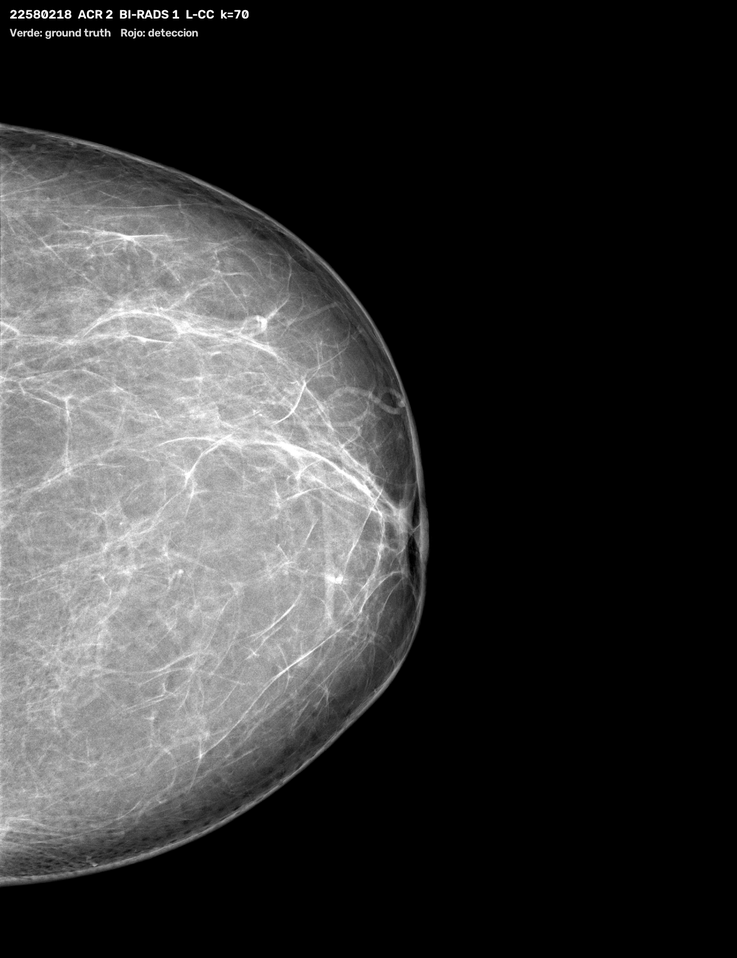
#> input picture examples/ejemplo_1_22580218.png, 737 x 958 px, shrunk from 1231 x 1600 before the run
$ python -i validacion_inbreast.py   (imports and definitions only)   (older library calls are emulated)
#> lines starting #> are read from the running program, lines starting #| are printed output that depends on the picture
#> further down, picture is the input picture: shape (958, 737, 3); min 0, max 255, mean 53.8
import argparse
import os, glob, csv, sys
from pathlib import Path
import numpy as np
import cv2
import pydicom
import xml.etree.ElementTree as ET
import pandas as pd
import plistlib
import re

# ==================== CONFIG ====================
REPO_ROOT = Path(__file__).resolve().parents[1]
DEFAULT_DATASET = REPO_ROOT / 'data' / 'INbreast Release 1.0'
PATH_DICOM = str(DEFAULT_DATASET / 'AllDICOMs')
PATH_XML = str(DEFAULT_DATASET / 'AllXML')
PATH_XLS = str(DEFAULT_DATASET / 'INbreast.xls')
PATH_OUT = str(REPO_ROOT / 'results')
K_RANGE = [10,15,20,25,30,40,50,60,70]

# ==================== PASO 2: LECTOR DICOM 14-bit CON WINDOWING ====================
# [112 lines left out: functions load_inbreast_dicom, load_gt_mask_inbreast, breast_mask_and_pectoral_removal, not called in this run]

# ==================== PASO 5: MAPA DE DEFORMACION ====================
def deformation_map_inbreast(img):
    Is = cv2.GaussianBlur(img, (3,3), 0)
    gx = cv2.Sobel(Is, cv2.CV_32F, 1, 0, ksize=3)
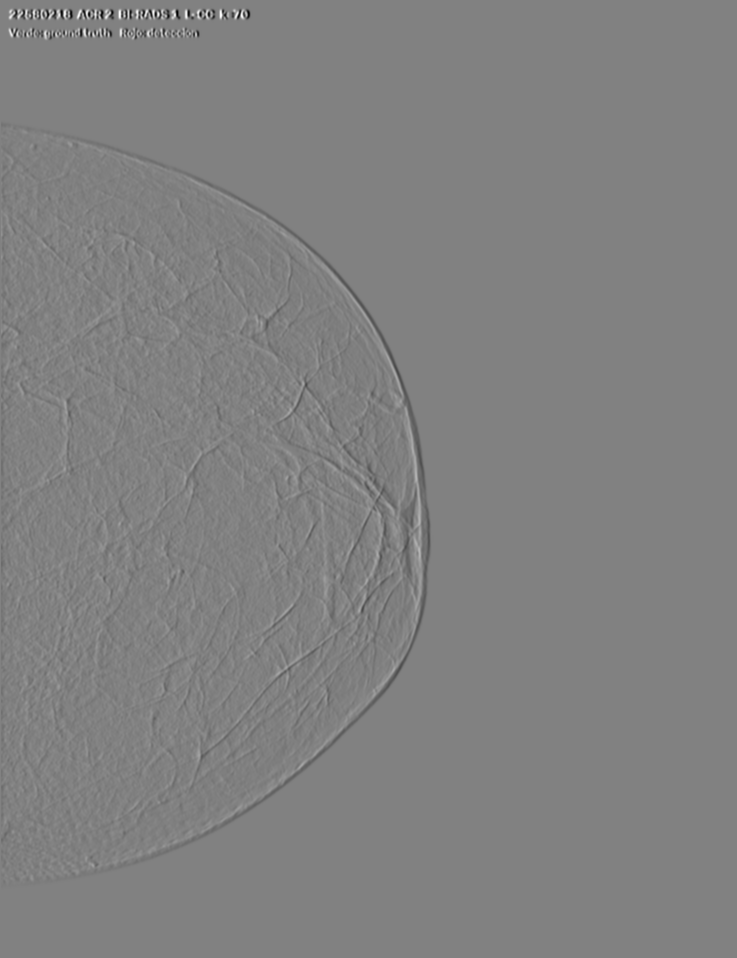
#> gx: shape (958, 737, 3) float32; min -707, max 689, mean -1.4; drawn with min black and max white
    gy = cv2.Sobel(Is, cv2.CV_32F, 0, 1, ksize=3)
    gxx = cv2.GaussianBlur(gx*gx, (7,7), 2)
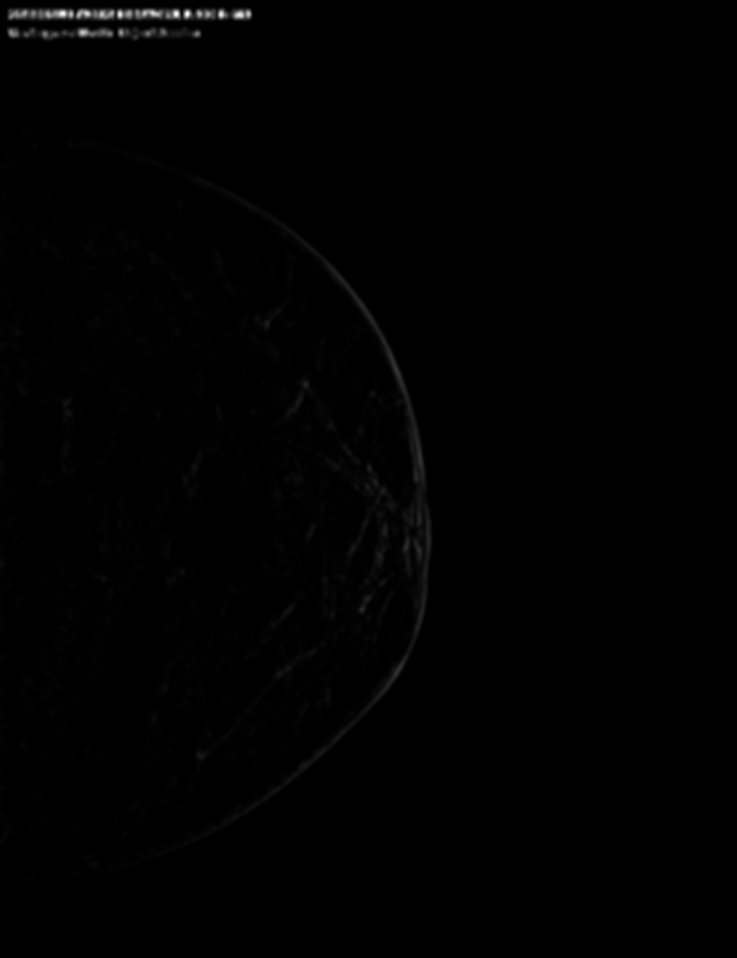
#> gxx: shape (958, 737, 3) float32; min 0, max 196334.3, mean 939.9; drawn with min black and max white
    gyy = cv2.GaussianBlur(gy*gy, (7,7), 2)
    gxy = cv2.GaussianBlur(gx*gy, (7,7), 2)
    tr = gxx + gyy
    det = np.sqrt((gxx-gyy)**2 + 4*(gxy**2))
    coh = det / (tr + 1e-6)
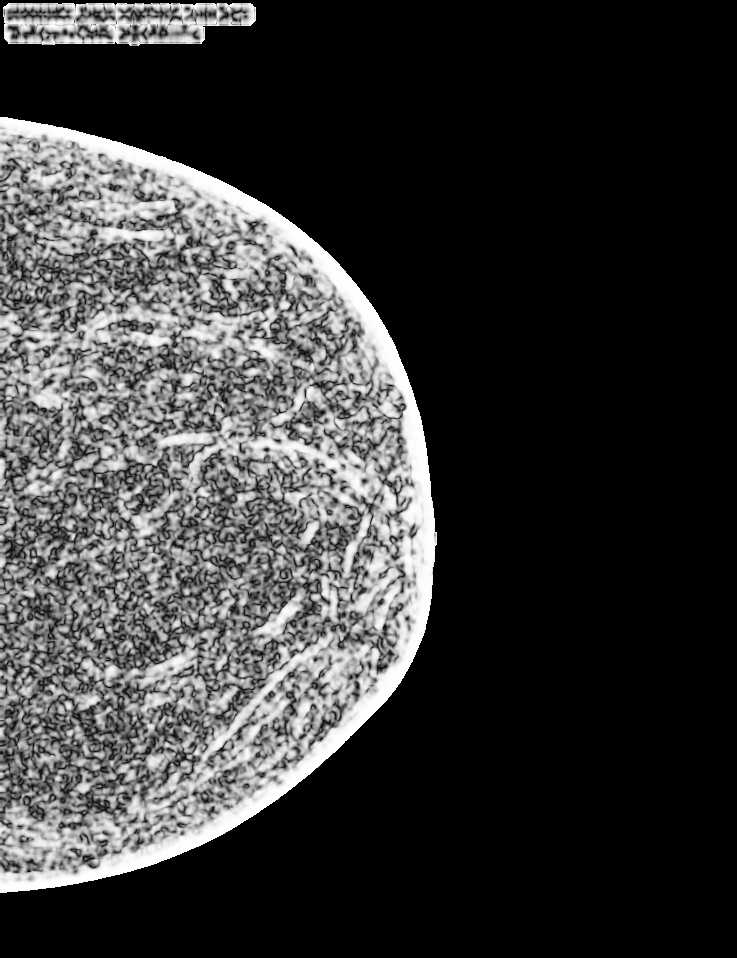
#> coh: shape (958, 737, 3) float32; min 0, max 1, mean 0.225
    coh = np.clip(coh, 0, 1)
    energy = tr / (tr.max() + 1e-6)
    deform = (1.0 - coh) * energy
    deform = deform / (deform.max() + 1e-6)
    return deform, coh, energy

# ==================== PASO 6 y 7 ====================
# [88 lines left out: functions adaptive_threshold_inbreast, extract_candidates_inbreast, evaluate_inbreast, main, not called in this run]

# [2 lines not run here, left out]

>>> import cv2
>>> picture = cv2.imread('../examples/ejemplo_1_22580218.png')
>>> result = deformation_map_inbreast(picture)

$ run again, on examples/ejemplo_3_22670809.png
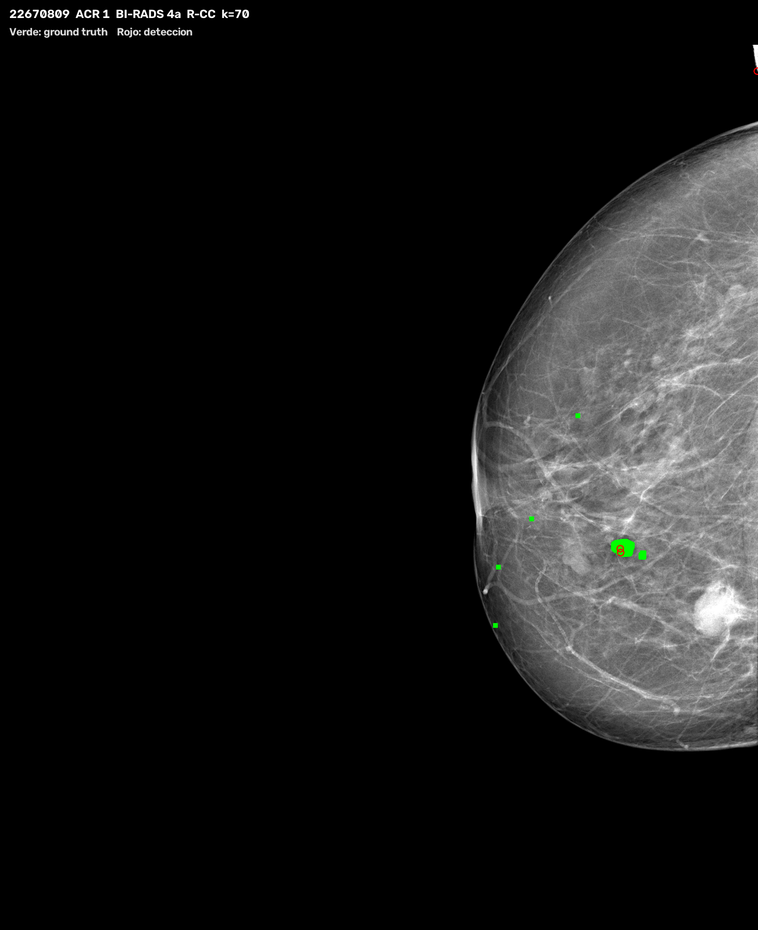
#> input picture examples/ejemplo_3_22670809.png, 758 x 930 px, shrunk from 1304 x 1600 before the run
#> picture is the input picture: shape (930, 758, 3); mean B, G, R 24.5, 24.7, 24.6
#> in deformation_map_inbreast, `gx = cv2.Sobel(Is, cv2.CV_32F, 1, 0, ksize=3)`:
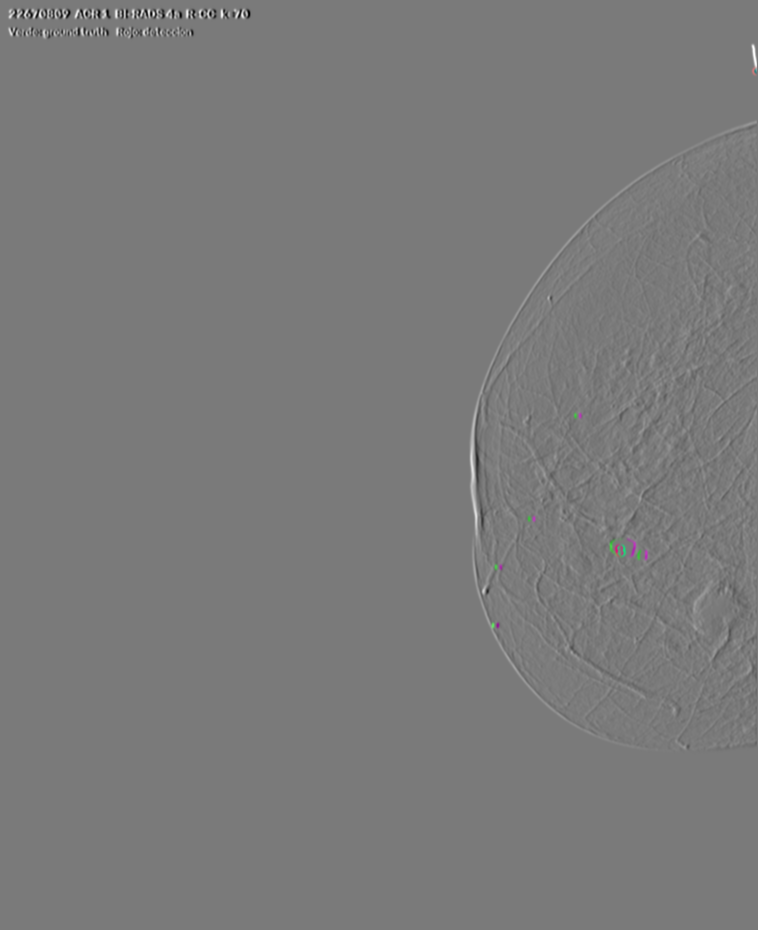
#> gx: shape (930, 758, 3) float32; mean B, G, R 1.1, 1.1, 1.1; drawn with min black and max white
#> in deformation_map_inbreast, `coh = det / (tr + 1e-6)`:
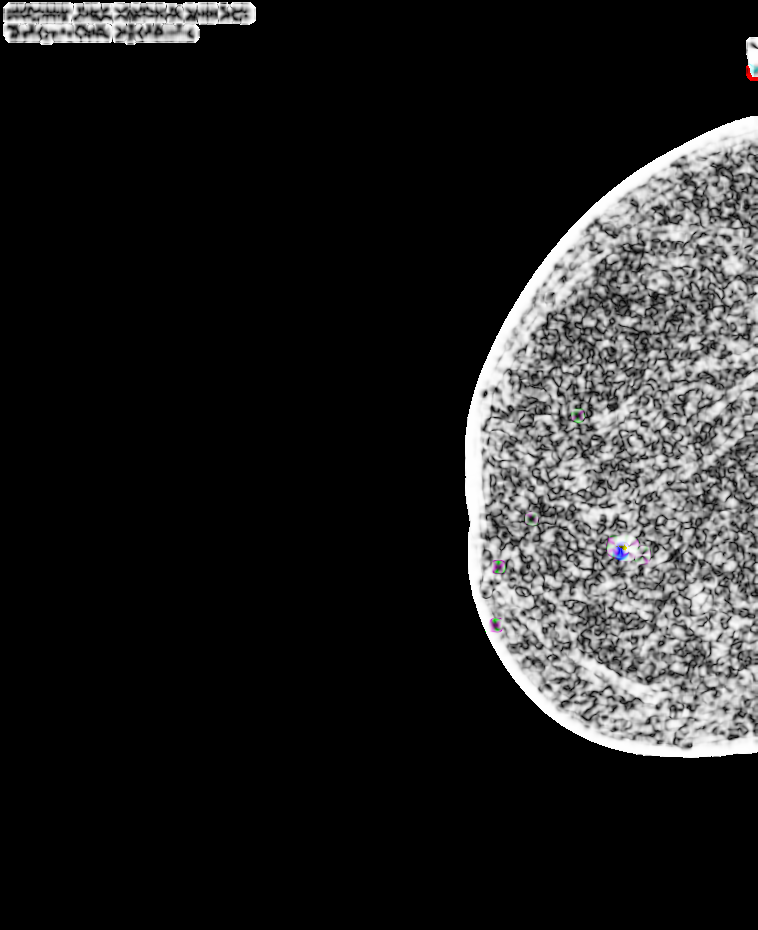
#> coh: shape (930, 758, 3) float32; mean B, G, R 0.136, 0.136, 0.136

$ run again, on examples/ejemplo_5_20587054.png
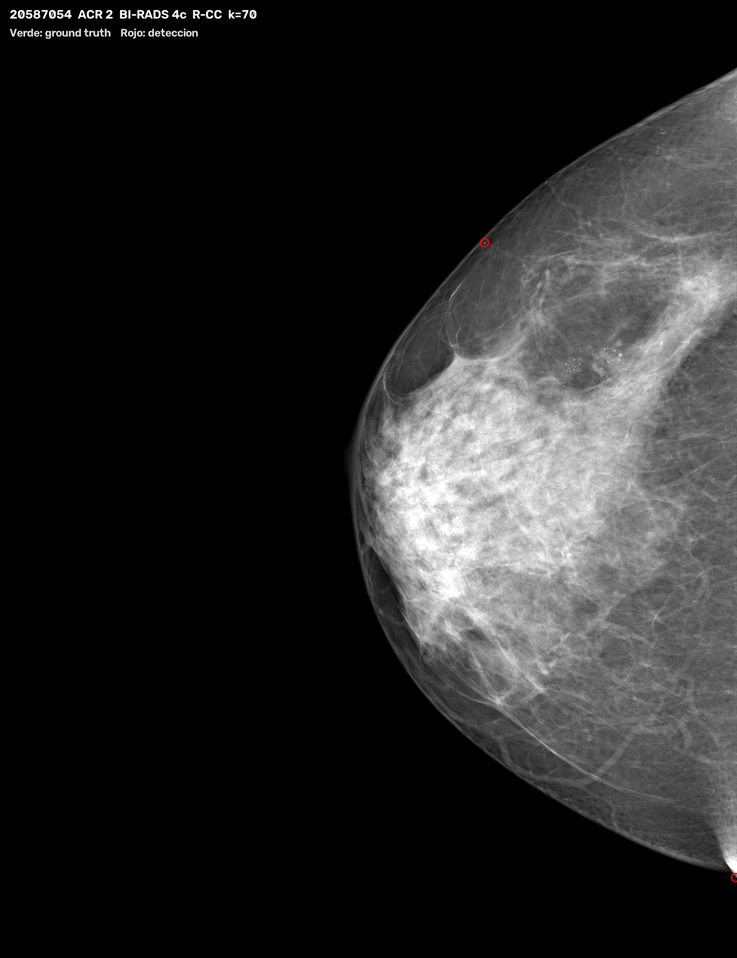
#> input picture examples/ejemplo_5_20587054.png, 737 x 958 px, shrunk from 1231 x 1600 before the run
#> picture is the input picture: shape (958, 737, 3); mean B, G, R 38.4, 38.4, 38.4
#> in deformation_map_inbreast, `gxy = cv2.GaussianBlur(gx*gy, (7,7), 2)`:
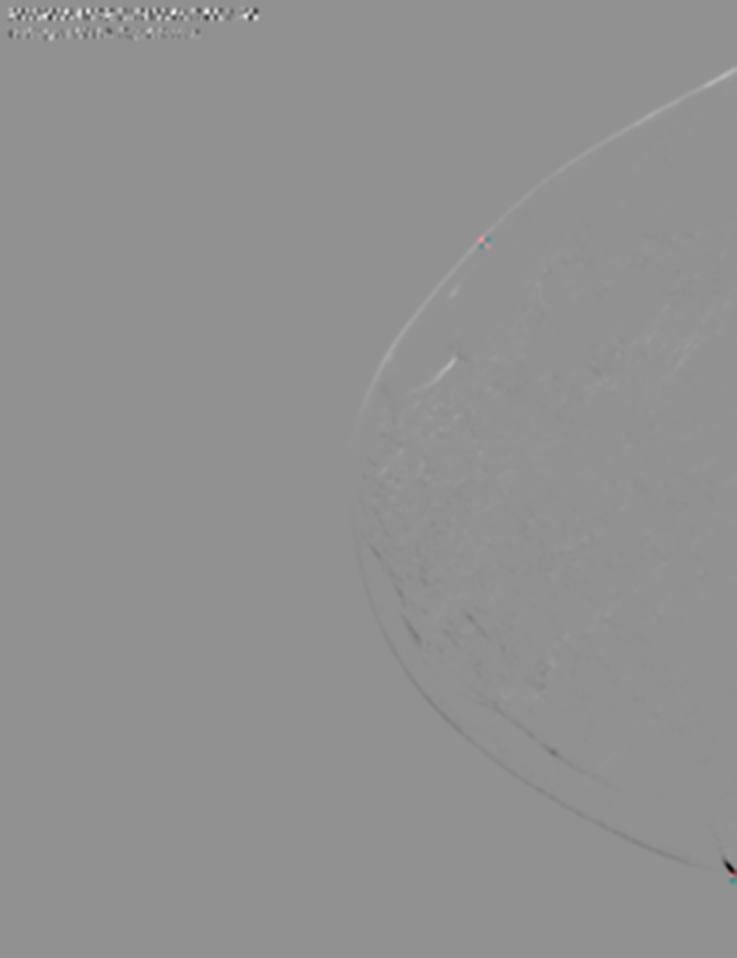
#> gxy: shape (958, 737, 3) float32; mean B, G, R -1.4, -1.4, -0.3; drawn with min black and max white
#> in deformation_map_inbreast, `coh = det / (tr + 1e-6)`:
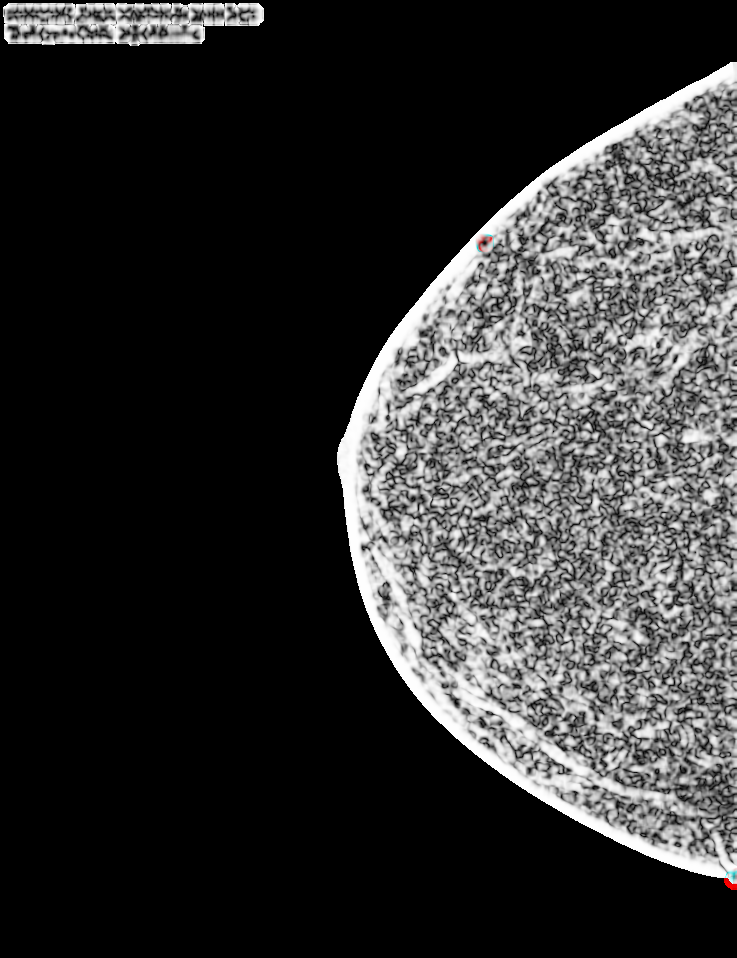
#> coh: shape (958, 737, 3) float32; mean B, G, R 0.197, 0.197, 0.197
